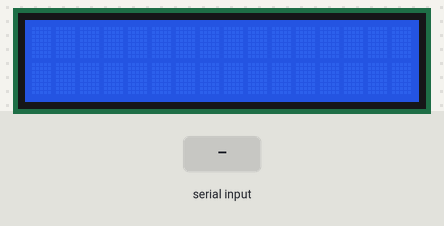
Bench run of a sketch on a simulated Arduino Uno, built with avr-gcc and run on an emulated ATmega328P. On the bench: 16×2 character LCD. The inputs (shaded band) are chosen by the test bench.

Above: at 1.2 s.
1.3 s: "1" received over Serial
At 2.4 s:
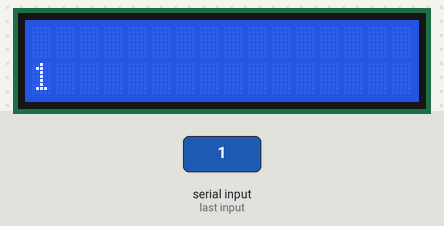
2.8 s: "0" received over Serial
At 3.6 s:
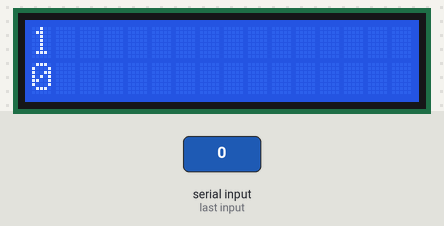
4.3 s: "2" received over Serial
At 4.7 s:
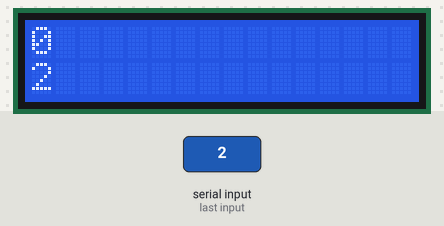
Timing chart, 0 to 7.3 s (numbered marks = the images above; inputs shaded):
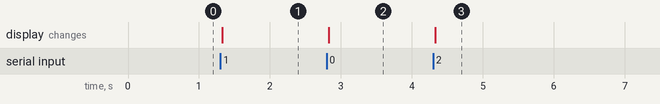

The sketch:

SerialDisplay.ino
```cpp
#include <LiquidCrystal_I2C.h>

/*

 The circuit:
 * LCD RS pin to digital pin 7
 * LCD Enable pin to digital pin 8
 * LCD D4 pin to digital pin 9
 * LCD D5 pin to digital pin 10
 * LCD D6 pin to digital pin 11
 * LCD D7 pin to digital pin 12
 * LCD R/W pin to ground
 * 10K potentiometer:
 * ends to +5V and ground
 * wiper to LCD VO pin

*/
#include <Wire.h>
//#include <LiquidCrystal.h>

//LiquidCrystal lcd(7, 8, 9, 10, 11, 12);
#include <LiquidCrystal_I2C.h>
LiquidCrystal_I2C lcd(0x27, 16, 2);
int input_serial;
#define SIZE 16
int previous[16];  // the array
byte list_end = 0; // the end pointer

bool append_list(int element) {
    if (list_end < SIZE) {
        previous[list_end++] = element;
        return true;
    }
    return false;
}


void setup() {
    lcd.begin();
    lcd.backlight();
    lcd.clear();
    //  lcd.begin(16, 2);
    Serial.begin(9600);
    for (byte i = 0; i < 16; i = i + 1) {
        previous[i] = "  ";
    }
}

void loop() {
  if (Serial.available()) {
    delay(10);
    lcd.clear();

    lcd.setCursor(0, 0);

    for (byte i = 0; i < 16; i = i + 1) {
      lcd.write(previous[i]);
      previous[i] = " ";
      list_end = 0 ;
    }
    lcd.setCursor(0, 1);
    while (Serial.available() > 0) {
      input_serial = (Serial.read());
      append_list(input_serial);
      lcd.write(input_serial);

    }
  }
}
```

Measured:
- after the input at 1.3 s, the display: changes at once (image 1)
- after the input at 2.8 s, the display: changes at once (image 2)
- after the input at 4.3 s, the display: changes at once (image 3)
